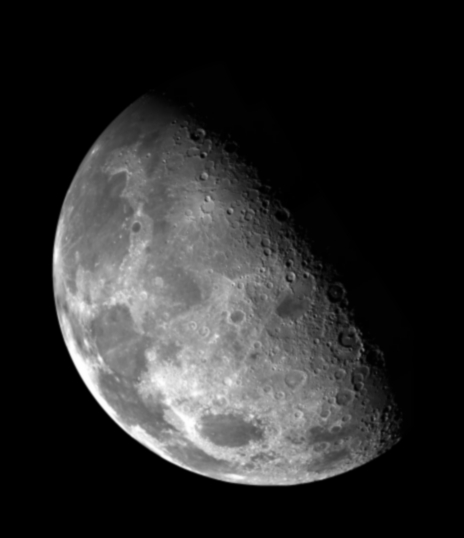
%> input picture northpole.jpg, 464 x 538 px
$ octave Question12.m   (GNU Octave 9; MATLAB toolbox functions it lacks are replaced by stand-ins)
%> lines starting %> are read from the running program, lines starting %| are printed output that depends on the picture; in (x1, y1, x2, y2) boxes, pixels count from 0 and x2, y2 are one past the last pixel; in counts of white or black regions, pixels touching at a corner belong together; the program's own positions count from 1
clc; close all; clear all;
A = imread('northpole.jpg');
%> A is the input picture: size 538x464 uint8; min 0, max 255, mean 42.6
kernel = -1 * ones(3);
kernel(2,2) = 8;
output = conv2(double(A), kernel, 'same');
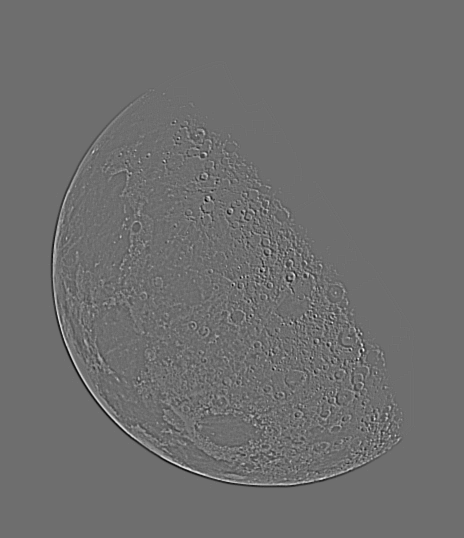
%> output: size 538x464 double; min -218, max 283, mean 0; drawn with min black and max white
subplot(141),imshow(A),title('Original Image');
subplot(142),imshow(output),title('Filtered image');
%> after `imshow(output)`:
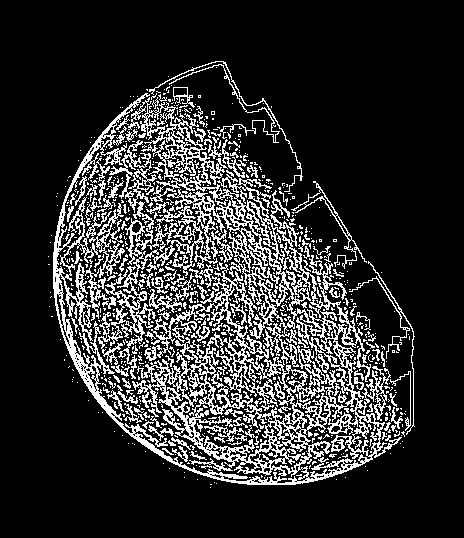
%> displayed picture: size 538x464, on the screen's scale of 0 to 255; 18% white in thin lines or dots, all inside (x1, y1, x2, y2) = (48, 61, 415, 488)
B=uint8(output);
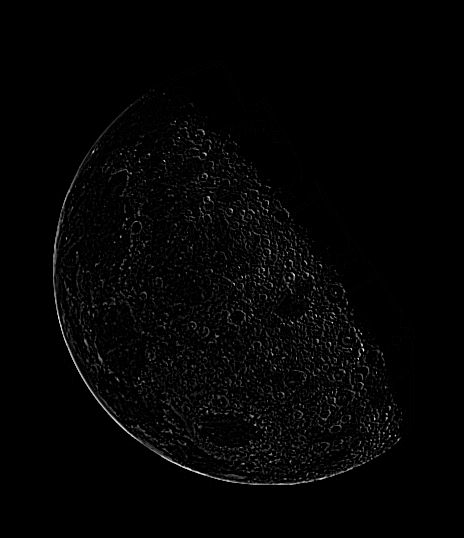
%> B: size 538x464 uint8; min 0, max 255, mean 4.1
subplot(143),imagesc(B),title('Scaled image');
K=A+B;
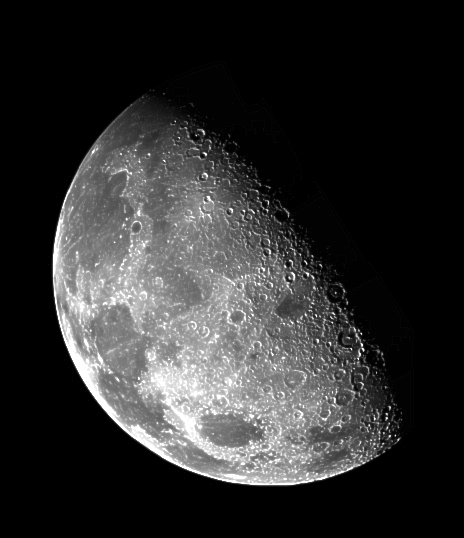
%> K: size 538x464 uint8; min 0, max 255, mean 46.4
subplot(144),imshow(K),title('output image');
%> after `title('output image')`:
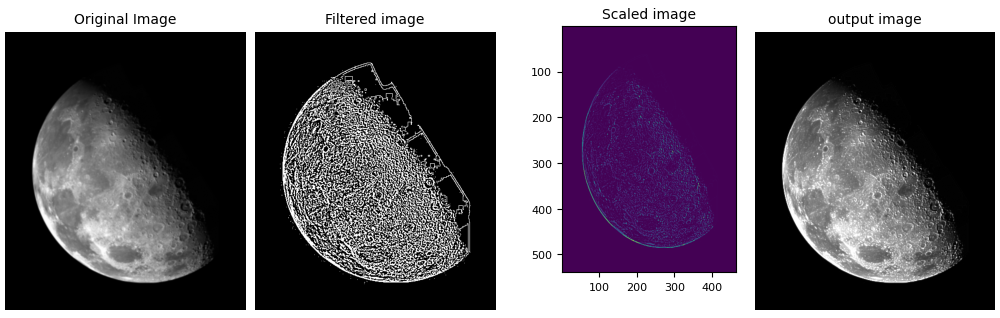
%> figure redrawn from the program's plot data, 4 panels

$ run again, with MR.jpg copied over northpole.jpg
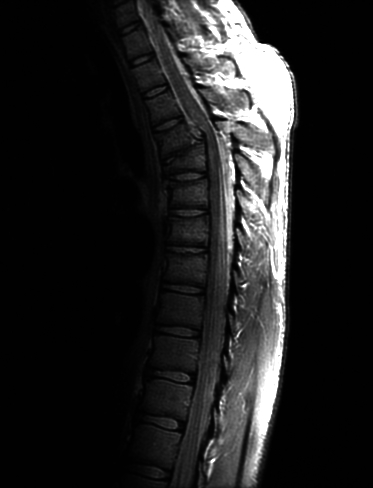
%> input picture MR.jpg, 373 x 488 px
%> A is the input picture: size 488x373 uint8; min 0, max 255, mean 32.6
%> `imshow(output)`:
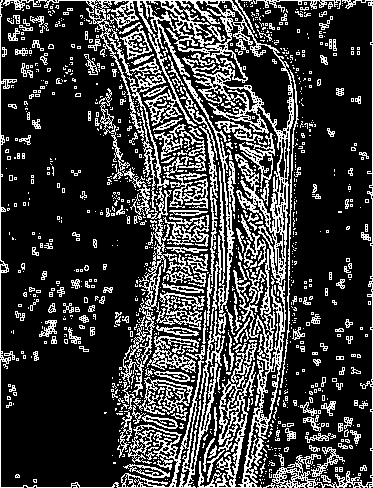
%> displayed picture: size 488x373, on the screen's scale of 0 to 255; 24.3% white in thin lines or dots
%> `title('output image')`:
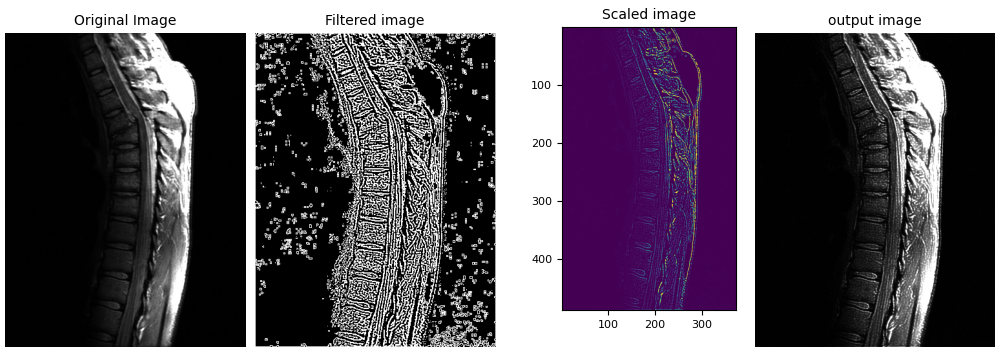
%> figure redrawn from the program's plot data, 4 panels

$ run again, with fractal.jpg copied over northpole.jpg
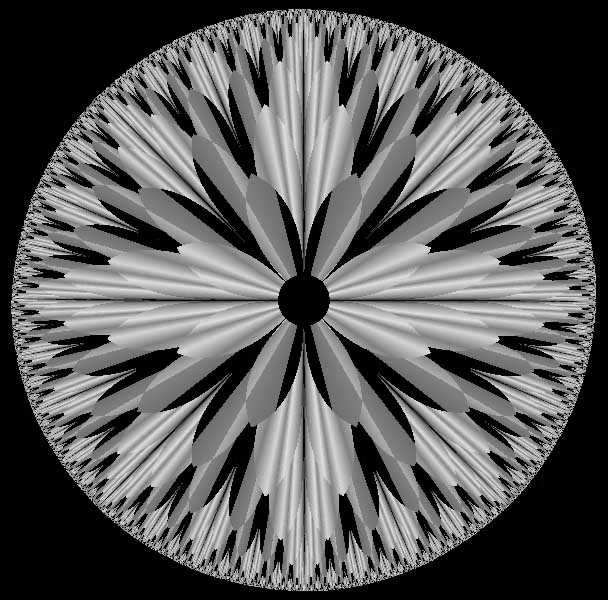
%> input picture fractal.jpg, 608 x 600 px
%> A is the input picture: size 600x608 uint8; min 0, max 245, mean 89.1
%> `imshow(output)`:
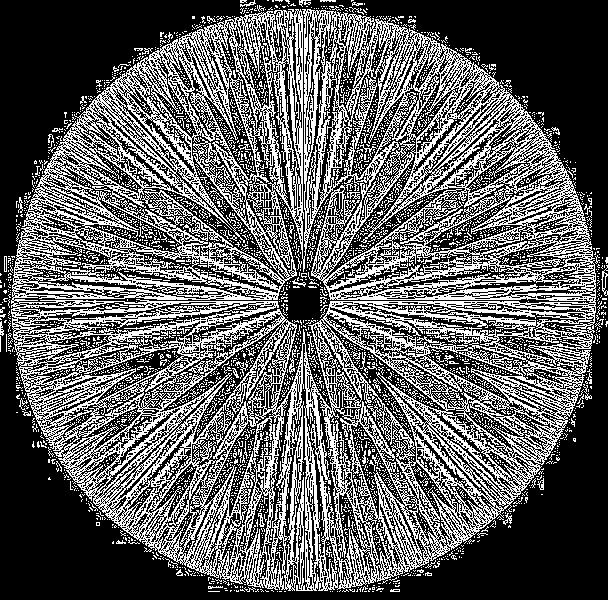
%> displayed picture: size 600x608, on the screen's scale of 0 to 255; 37% white in thin lines or dots
%> `title('output image')`:
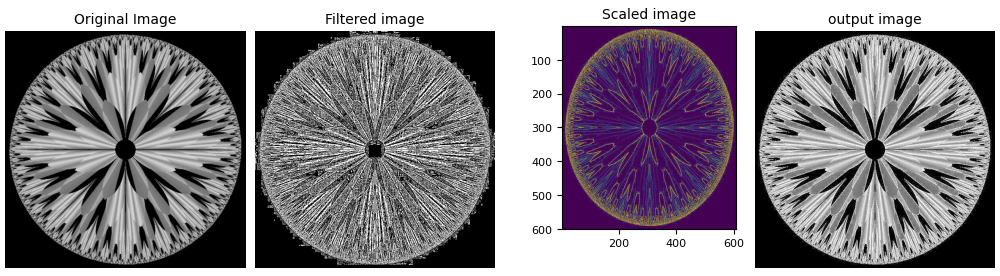
%> figure redrawn from the program's plot data, 4 panels
